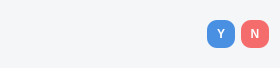
<?xml version="1.0" encoding="UTF-8"?>
<ui version="4.0">
 <class>NotifyItemClass</class>
 <widget class="QWidget" name="NotifyItemClass">
  <property name="geometry">
   <rect>
    <x>0</x>
    <y>0</y>
    <width>280</width>
    <height>68</height>
   </rect>
  </property>
  <property name="windowTitle">
   <string>NotifyItem</string>
  </property>
  <property name="styleSheet">
   <string notr="true">QWidget {
    background: #F5F6F8;
}

QLineEdit {
    background: #FFFFFF;
    border: 1px solid #E6EAF0;
    border-radius: 10px;
    padding: 0 12px;
    color: #222222;
}

QLineEdit:focus {
    border: 1px solid #4A90E2;
}

QPushButton#acceptButton {
    background: #4A90E2;
    color: white;
    border: none;
    border-radius: 10px;
    font-weight: 600;
}

QPushButton#acceptButton:hover {
    background: #3B82D6;
}

QPushButton#acceptButton:pressed {
    background-color: #1c6fd1;
}

QPushButton#rejectButton {
    background-color: #f56c6c;
    color: white;
    border: none;
    border-radius: 10px;
    font-weight: 600;
}

QPushButton#rejectButton:hover {
    background: #f78989;
}

QPushButton#rejectButton:pressed {
    background-color: #d9534f;
}</string>
  </property>
  <layout class="QHBoxLayout" name="horizontalLayout">
   <item>
    <widget class="QLabel" name="label">
     <property name="sizePolicy">
      <sizepolicy hsizetype="Preferred" vsizetype="Preferred">
       <horstretch>40</horstretch>
       <verstretch>40</verstretch>
      </sizepolicy>
     </property>
     <property name="minimumSize">
      <size>
       <width>40</width>
       <height>40</height>
      </size>
     </property>
     <property name="maximumSize">
      <size>
       <width>40</width>
       <height>40</height>
      </size>
     </property>
     <property name="text">
      <string/>
     </property>
     <property name="pixmap">
      <pixmap resource="../TalkyClient.qrc">:/imgs/member.svg</pixmap>
     </property>
     <property name="scaledContents">
      <bool>true</bool>
     </property>
    </widget>
   </item>
   <item>
    <widget class="QLabel" name="requestLabel">
     <property name="minimumSize">
      <size>
       <width>120</width>
       <height>24</height>
      </size>
     </property>
     <property name="maximumSize">
      <size>
       <width>200</width>
       <height>40</height>
      </size>
     </property>
     <property name="font">
      <font>
       <family>Microsoft YaHei UI</family>
       <pointsize>10</pointsize>
      </font>
     </property>
     <property name="text">
      <string/>
     </property>
     <property name="wordWrap">
      <bool>true</bool>
     </property>
    </widget>
   </item>
   <item>
    <spacer name="horizontalSpacer">
     <property name="orientation">
      <enum>Qt::Horizontal</enum>
     </property>
     <property name="sizeHint" stdset="0">
      <size>
       <width>40</width>
       <height>20</height>
      </size>
     </property>
    </spacer>
   </item>
   <item>
    <widget class="QPushButton" name="acceptButton">
     <property name="minimumSize">
      <size>
       <width>28</width>
       <height>28</height>
      </size>
     </property>
     <property name="maximumSize">
      <size>
       <width>28</width>
       <height>28</height>
      </size>
     </property>
     <property name="text">
      <string>Y</string>
     </property>
    </widget>
   </item>
   <item>
    <widget class="QPushButton" name="rejectButton">
     <property name="minimumSize">
      <size>
       <width>28</width>
       <height>28</height>
      </size>
     </property>
     <property name="maximumSize">
      <size>
       <width>28</width>
       <height>28</height>
      </size>
     </property>
     <property name="text">
      <string>N</string>
     </property>
    </widget>
   </item>
  </layout>
 </widget>
 <layoutdefault spacing="6" margin="11"/>
 <resources>
  <include location="../TalkyClient.qrc"/>
  <include location="TalkyClient.qrc"/>
 </resources>
 <connections/>
</ui>
